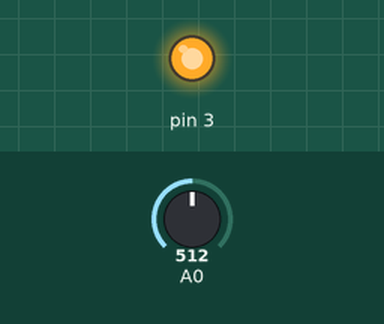
Simulated run of this sketch. Board: Arduino Uno, built with avr-gcc and run on an emulated ATmega328P. On the bench: output pins drawn as LEDs (lit = HIGH). Inputs (shaded band) come from the test bench; at power-on: A0 = 512.

Above: at 1.2 s.
1.3 s: A0 set to 411
2.8 s: A0 set to 387
At 3.1 s:
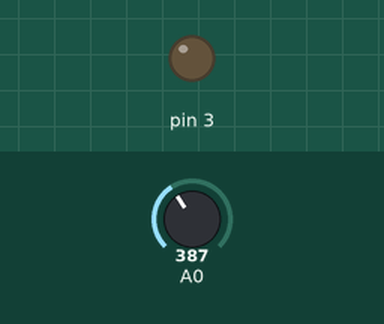
4.3 s: A0 set to 410
At 5.5 s:
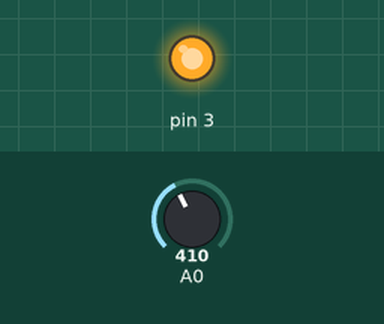
5.8 s: A0 set to 390
At 6.7 s:
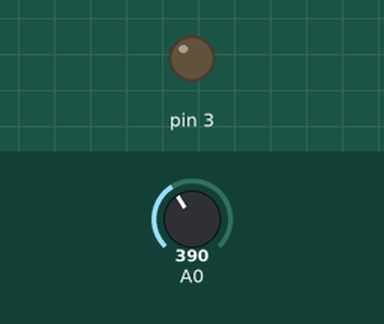
Timing chart, 0 to 8.3 s (numbered marks = the images above; inputs shaded):
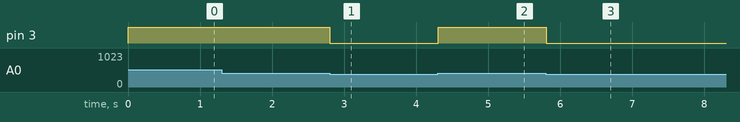

Measured:
- the behaviour switches between 401 and 400 on A0 (found by bisection; images 0 and 1)
- after the input at 1.3 s, every drawn part: stays the same
- after the input at 2.8 s, pin 3: HIGH → LOW at once
- after the input at 4.3 s, pin 3: LOW → HIGH at once
- after the input at 5.8 s, pin 3: HIGH → LOW at once

The sketch:

BedLED.ino
```cpp
void setup() {
  pinMode(3,OUTPUT);
}

void loop() {
  int cdsValue = analogRead(A0);

  if(cdsValue > 400){
    digitalWrite(3,HIGH);
  }
  else{
    digitalWrite(3,LOW);
  }

  delay(100);
}
```
